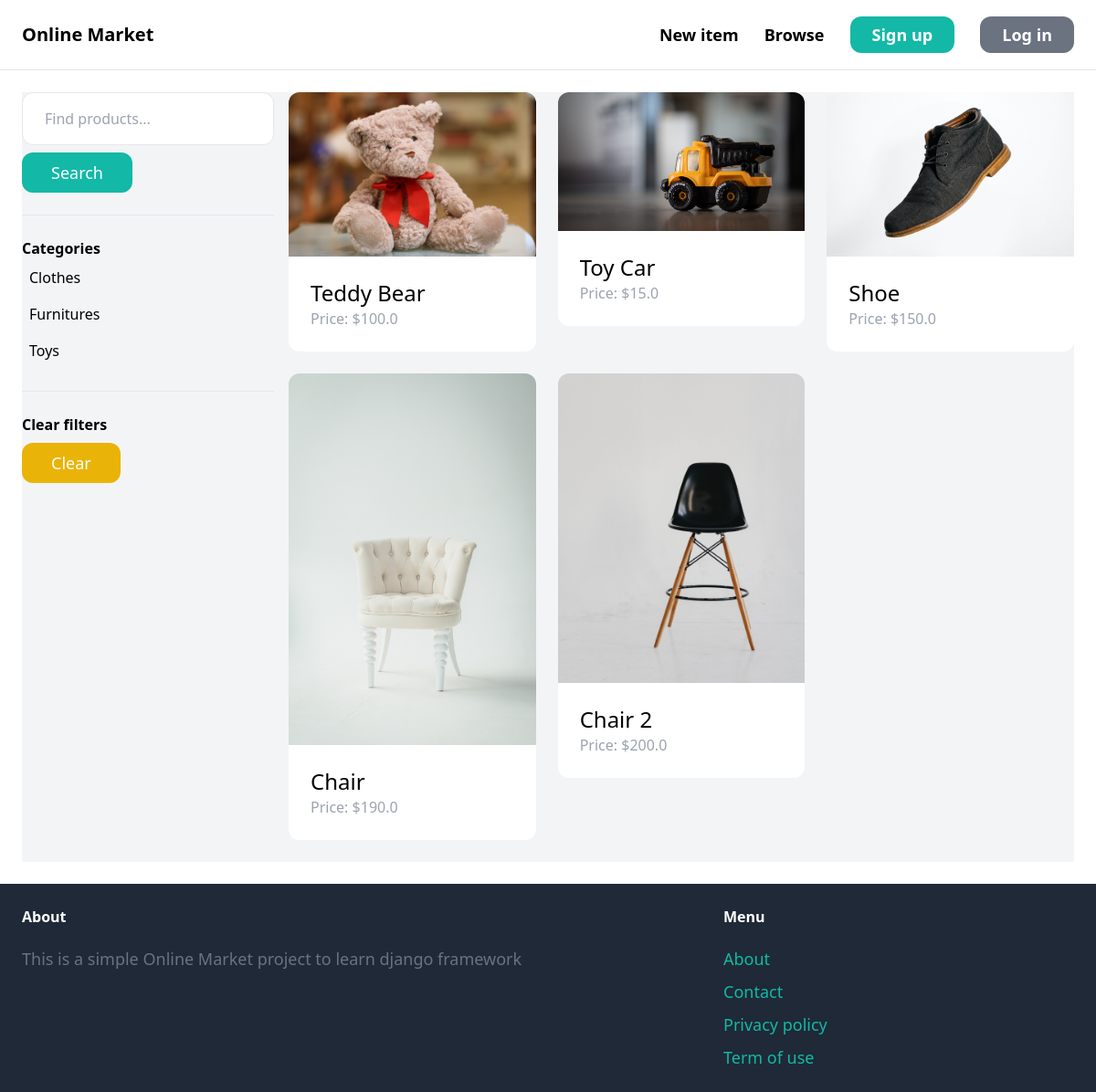
The app's page /items/ with its own data.
### item/models.py (models this page shows, shortened)
class Category(models.Model):
    name = models.CharField(max_length=255)
    class Meta:
        ordering = ('name',)
        verbose_name_plural='Categories'#changes 'categorys'to'categories'

class Item(models.Model):
    category = models.ForeignKey(Category, related_name='items', on_delete=models.CASCADE)
    name = models.CharField(max_length=255)
    description = models.TextField(blank=True, null=True)
    price = models.FloatField()
    image = models.ImageField(upload_to='item_images',blank=True,null=True)
    is_sold = models.BooleanField(default=False)
    created_by = models.ForeignKey(User,related_name='items', on_delete=models.CASCADE)
    created_at = models.DateTimeField(auto_now_add=True)

### item/views.py (the view)
# urls.py: path('', views.items, name='items-search'),
def items(request):
    query = request.GET.get('Query', '')
    category_id = request.GET.get('category', 0)
    categories = Category.objects.all()
    items = Item.objects.filter(is_sold=False)
    if category_id:
        items = items.filter(category_id=category_id)
    if query:
        items = items.filter(Q(name__icontains=query) | Q(description__icontains=query))
    return render(request, 'item/items.html',{
        'items_search':items,
        's_query': query,   #this 's_query' is needed in value of input tag  so that the query searched won't get deleted after hitting search
        'category':categories,
        'category_id': int(category_id),
    })

### item/templates/item/items.html (shortened to what this page needs)
{% extends 'core/base.html' %}
{% block content %}
    <div class="pb-6 grid grid-cols-4 gap-4 bg-gray-100">
        <div class="col-span-1">
            <form action="{% url 'item:items-search' %}" method="get">
                <input type="text" name="Query" class="w-full py-4 px-6 border rounded-xl" value="{{ s_query }}" placeholder="Find products...">
                <button class="mt-2 py-2 px-8 text-lg bg-teal-500 text-white rounded-xl">Search</button>
            </form>
            <hr class="my-6">
            <p class="font-semibold">Categories</p>
            <ul>
                {% for category in category %}
                    <li class="py-2 px-2 rounded-xl{% if category.id == category_id %} bg-gray-200{% endif %}">
                        <a href="{% url 'item:items-search' %}?query={{ query }}&category={{ category.id }}">{{ category.name }}</a>
                    </li>
                {% endfor %}
            </ul>
            <hr class="my-6">
            <p class="font-semibold">Clear filters</p>
            <ul>
                <li><a href="{% url 'item:items-search' %}" class="mt-2 py-2 px-8 inline-block bg-yellow-500 text-lg rounded-xl text-white">Clear</a>
                </li>
            </ul>
        </div>
        <div class="col-span-3">
            <div class="grid grid-cols-3 gap-6">
                {% for sitem in items_search %}
                <div>
                    <a href="{% url 'item:product-detail' sitem.id %}">
                        <div>
                            <img src="{{ sitem.image.url }}" alt="image" class="rounded-t-xl">
                        </div>
                        <div class="p-6 bg-white rounded-b-xl">
                            <h2 class="text-2xl">{{ sitem.name }}</h2>
                            <p class="text-gray-400">Price: ${{ sitem.price }}</p>
                        </div>
                    </a>
                </div>
                {% endfor %}
            </div>
        </div>
    </div>
{% endblock %}

### records on screen
Category: name "Clothes"
Category: name "Furnitures"
Category: name "Toys"
Item: image (picture), name "Teddy Bear", price "100.0"
Item: image (picture), name "Toy Car", price "15.0"
Item: image (picture), name "Shoe", price "150.0"
Item: image (picture), name "Chair", price "190.0"
Item: image (picture), name "Chair 2", price "200.0"
